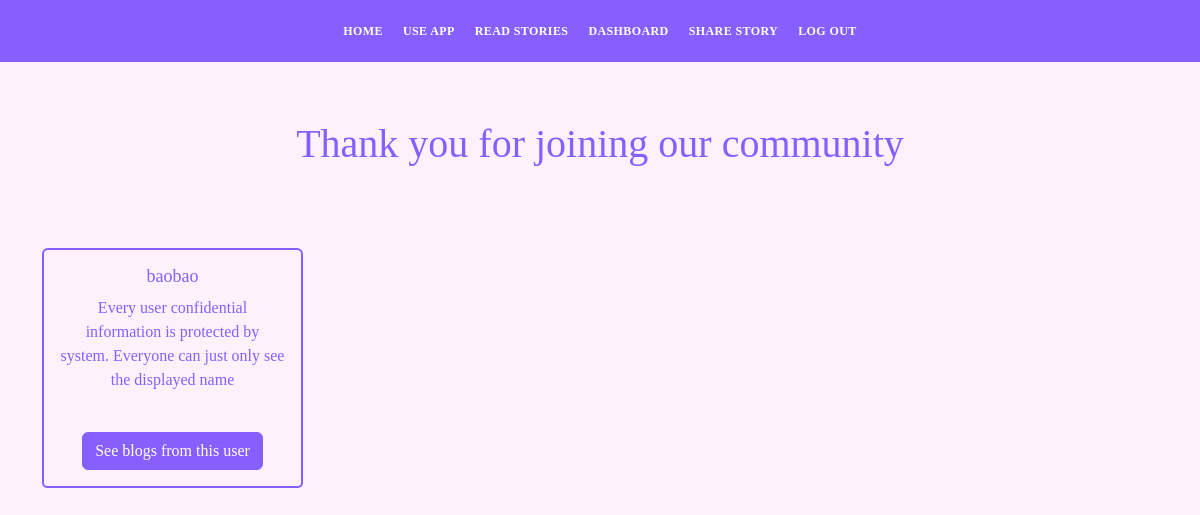
The page /all_users (signed in) on the database as committed earlier.
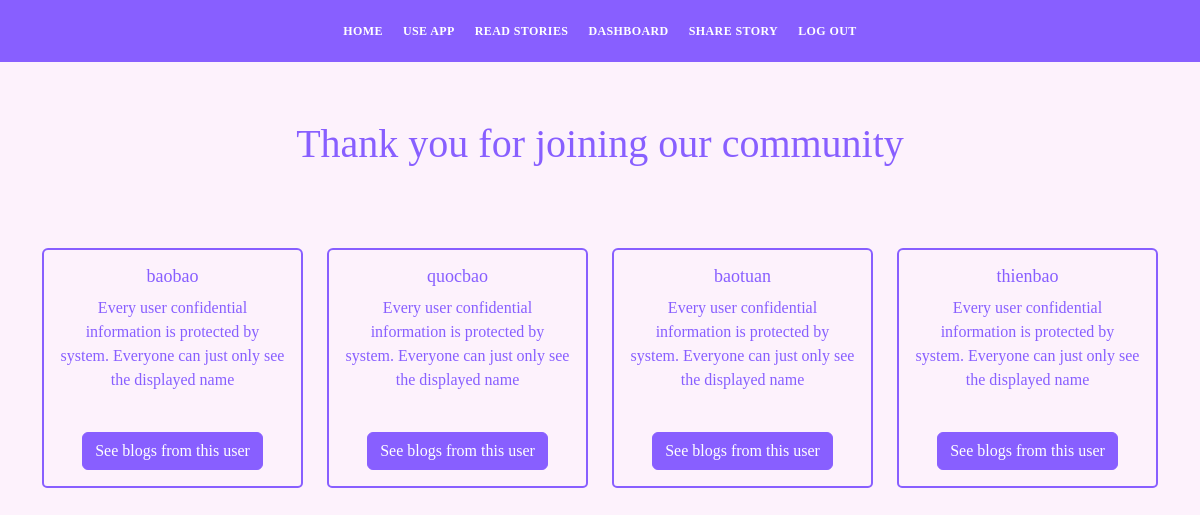
The same page on the database as committed later.
### app.py (models this page shows, shortened)
class Users(db.Model, UserMixin):
    id = db.Column(db.Integer, primary_key=True)
    name = db.Column(db.String(200), nullable=False)
    email =  db.Column(db.String(120), nullable=False, unique=True)
    user_name = db.Column(db.String(120), nullable=False)
    password_hash = db.Column(db.String(200))
    posts = db.relationship('Blogs', backref='poster')
    comments = db.relationship('Comments', backref='commenter')
    reacts = db.relationship('Reactions', backref='reacter')
    bookmarks = db.relationship('BookMarks', backref='bookmarker')
    @property
    def password():
        raise AttributeError('password is not a readable attribute')
    date_added = db.Column(db.DateTime, default=datetime.utcnow)

### app.py (the view)
@app.route("/all_users", methods=["GET", "POST"])
@login_required
def all_users():
    all_users = Users.query.order_by(Users.date_added)
    return render_template("all_users.html", all_users=all_users)

### app.py (called while the page is built)
@app.context_processor
def base():
    form = SearchForm()
    return dict(form=form)

@login_manager.user_loader
def load_user(user_id):
    return Users.query.get(int(user_id))

### templates/all_users.html (shortened to what this page needs)
{% include 'navbar.html' %}
<div id="hero" class="hero route bg-image">
    <div class="hero-content display-table">
        <div class="table-cell-2">
            <h1 class="text-purple">Thank you for joining our community</h1>
            <div class="container">
                <br>
                <div class="row mt-4">
                    {% for user in all_users %}
                            <div class="col-3 mt-4">
                                <div class="card card-primary-color" style="max-width: 19rem;">
                                <div class="card-body">
                                    <h5 class="card-title">{{user.user_name}}</h5>
                                    <p class="card-text">Every user confidential information is protected by system. Everyone can just only see the displayed name</p>
                                    <br>
                                    <a href="{{url_for('other_user_blogs', id=user.id)}}" class="btn btn-primary">See blogs from this user</a>
                                </div>
                            </div>
                        </div>
                    {% endfor %}
                </div>
            </div>
        </div>
    </div>
</div>

Rows that differ between the two databases and show on the page:
added Users: user_name "quocbao"
added Users: user_name "baotuan"
added Users: user_name "thienbao"
